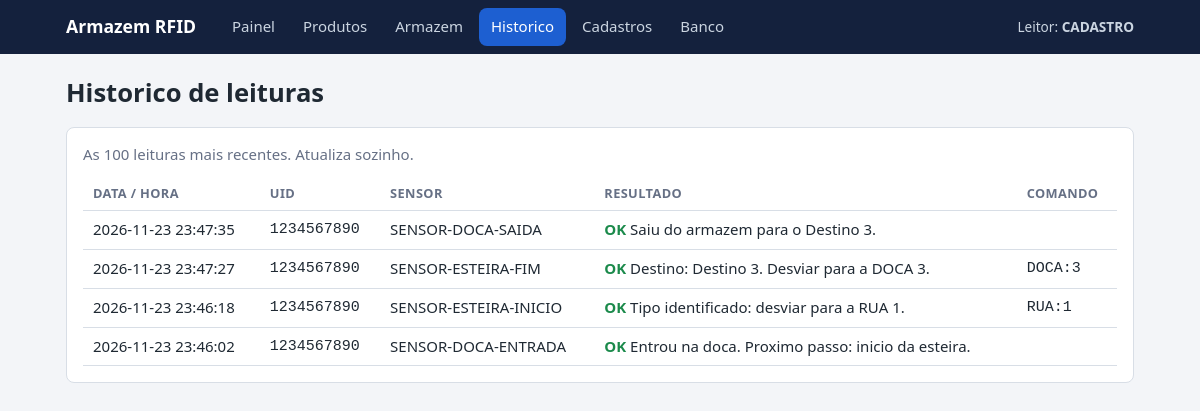
Before: /eventos with the older database file.
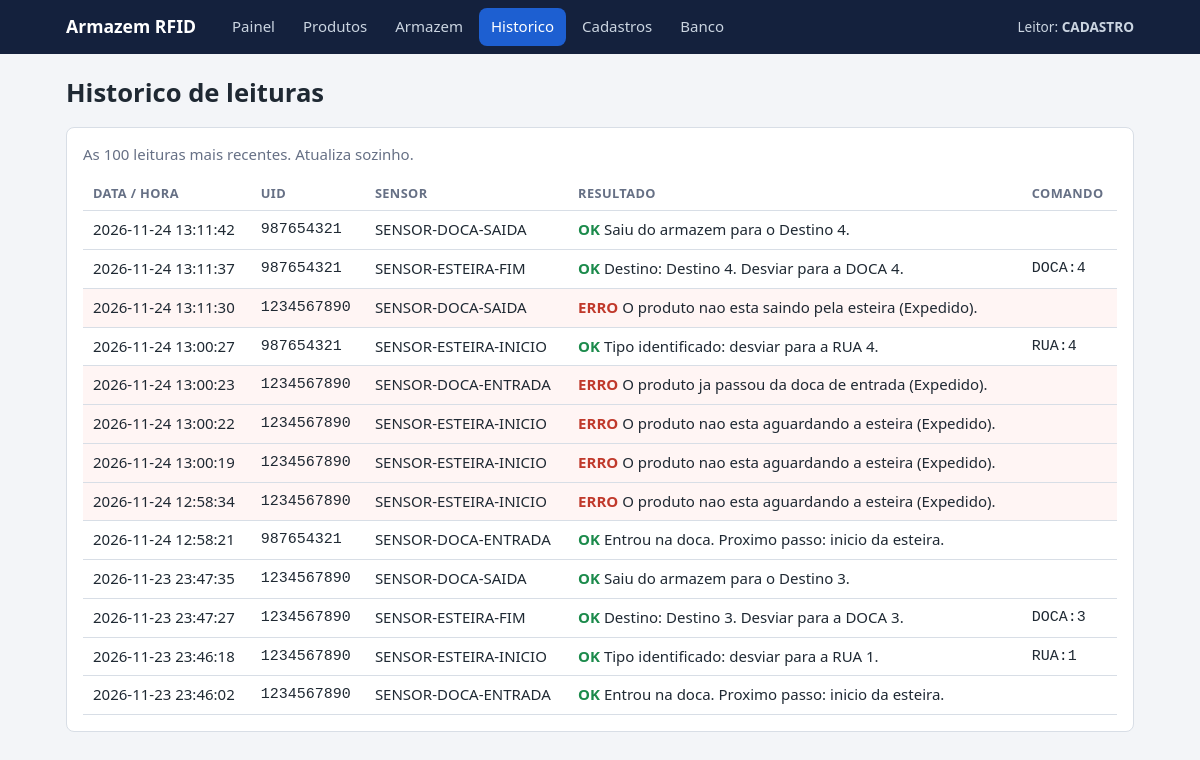
After: the same page with the newer database file.
### tables this page shows
CREATE TABLE eventos (
    id         INTEGER PRIMARY KEY AUTOINCREMENT,
    tag_uid    TEXT NOT NULL,
    produto_id INTEGER REFERENCES produtos(id) ON DELETE SET NULL,
    sensor_id  INTEGER REFERENCES sensores(id) ON DELETE SET NULL,
    sucesso    INTEGER NOT NULL,
    resultado  TEXT NOT NULL,
    comando    TEXT,                              -- comando enviado a esteira, se houve
    data_hora  TEXT NOT NULL DEFAULT (datetime('now','localtime'))
);

CREATE TABLE sensores (
    id      INTEGER PRIMARY KEY AUTOINCREMENT,
    codigo  TEXT NOT NULL UNIQUE,                 -- 'SENSOR-ESTEIRA-INICIO'
    local   TEXT NOT NULL CHECK (local IN ('DOCA_ENTRADA','ESTEIRA_INICIO','ESTEIRA_FIM','DOCA_SAIDA')),
    doca_id INTEGER REFERENCES docas(id)          -- opcional: doca em que o sensor fica
);

### app.py (the view)
@app.get("/eventos")
def eventos():
    return render_template("eventos.html", eventos=consulta(SQL_EVENTOS, 100))

### app.py (called while the page is built)
@app.context_processor
def contexto_comum():
    return {"leitor_atual": banco.sensor_ativo(get_db())}

def consulta(sql, *params):
    return get_db().execute(sql, params).fetchall()

### banco.py (called while the page is built)
def get_db():
    if "db" not in g:
        g.db = sqlite3.connect(DB)
        g.db.row_factory = sqlite3.Row
        g.db.execute("PRAGMA foreign_keys = ON")
    return g.db

def fechar_db(_=None):
    db = g.pop("db", None)
    if db:
        db.close()

def sensor_ativo(db):
    r = db.execute("SELECT valor FROM config WHERE chave='sensor_ativo'").fetchone()
    return r[0] if r else "CADASTRO"

### templates/eventos.html (shortened to what this page needs)
{% extends "base.html" %}
{% set pagina = 'eventos' %}
{% from "_macros.html" import tabela_eventos %}
{% block conteudo %}
<h1>Historico de leituras</h1>
<section class="card">
  <p class="suave">As 100 leituras mais recentes. Atualiza sozinho.</p>
  <div id="historico" data-auto>{{ tabela_eventos(eventos) }}</div>
</section>
{% endblock %}

### templates/_macros.html (shortened to what this page needs)
{% macro tabela_eventos(lista) %}
<div class="rolagem">
<table class="tabela">
  <tr><th>Data / hora</th><th>UID</th><th>Sensor</th><th>Resultado</th><th>Comando</th></tr>
  {% for e in lista %}
  <tr class="{{ '' if e.sucesso else 'linha-erro' }}">
    <td>{{ e.data_hora }}</td>
    <td class="mono">{{ e.tag_uid }}</td>
    <td>{{ e.sensor or '-' }}</td>
    <td><span class="{{ 'texto-ok' if e.sucesso else 'texto-erro' }}">{{ 'OK' if e.sucesso else 'ERRO' }}</span> {{ e.resultado }}</td>
    <td class="mono">{{ e.comando or '' }}</td>
  </tr>
  {% else %}
  <tr><td colspan="5" class="vazio">Nenhuma leitura ainda.</td></tr>
  {% endfor %}
</table>
</div>
{% endmacro %}

Changed rows visible on the page:
added eventos: data_hora "2026-11-24 13:11:42", tag_uid "987654321", codigo "SENSOR-DOCA-SAIDA", sucesso "OK", resultado "Saiu do armazem para o Destino 4."
added eventos: data_hora "2026-11-24 13:11:37", tag_uid "987654321", codigo "SENSOR-ESTEIRA-FIM", sucesso "OK", resultado "Destino: Destino 4. Desviar para a DOCA 4.", comando "DOCA:4"
added eventos: data_hora "2026-11-24 13:11:30", tag_uid "1234567890", codigo "SENSOR-DOCA-SAIDA", sucesso "ERRO", resultado "O produto nao esta saindo pela esteira (Expedido)."
added eventos: data_hora "2026-11-24 13:00:27", tag_uid "987654321", codigo "SENSOR-ESTEIRA-INICIO", sucesso "OK", resultado "Tipo identificado: desviar para a RUA 4.", comando "RUA:4"
added eventos: data_hora "2026-11-24 13:00:23", tag_uid "1234567890", codigo "SENSOR-DOCA-ENTRADA", sucesso "ERRO", resultado "O produto ja passou da doca de entrada (Expedido)."
added eventos: data_hora "2026-11-24 13:00:22", tag_uid "1234567890", codigo "SENSOR-ESTEIRA-INICIO", sucesso "ERRO", resultado "O produto nao esta aguardando a esteira (Expedido)."
added eventos: data_hora "2026-11-24 13:00:19", tag_uid "1234567890", codigo "SENSOR-ESTEIRA-INICIO", sucesso "ERRO", resultado "O produto nao esta aguardando a esteira (Expedido)."
added eventos: data_hora "2026-11-24 12:58:34", tag_uid "1234567890", codigo "SENSOR-ESTEIRA-INICIO", sucesso "ERRO", resultado "O produto nao esta aguardando a esteira (Expedido)."
added eventos: data_hora "2026-11-24 12:58:21", tag_uid "987654321", codigo "SENSOR-DOCA-ENTRADA", sucesso "OK", resultado "Entrou na doca. Proximo passo: inicio da esteira."
